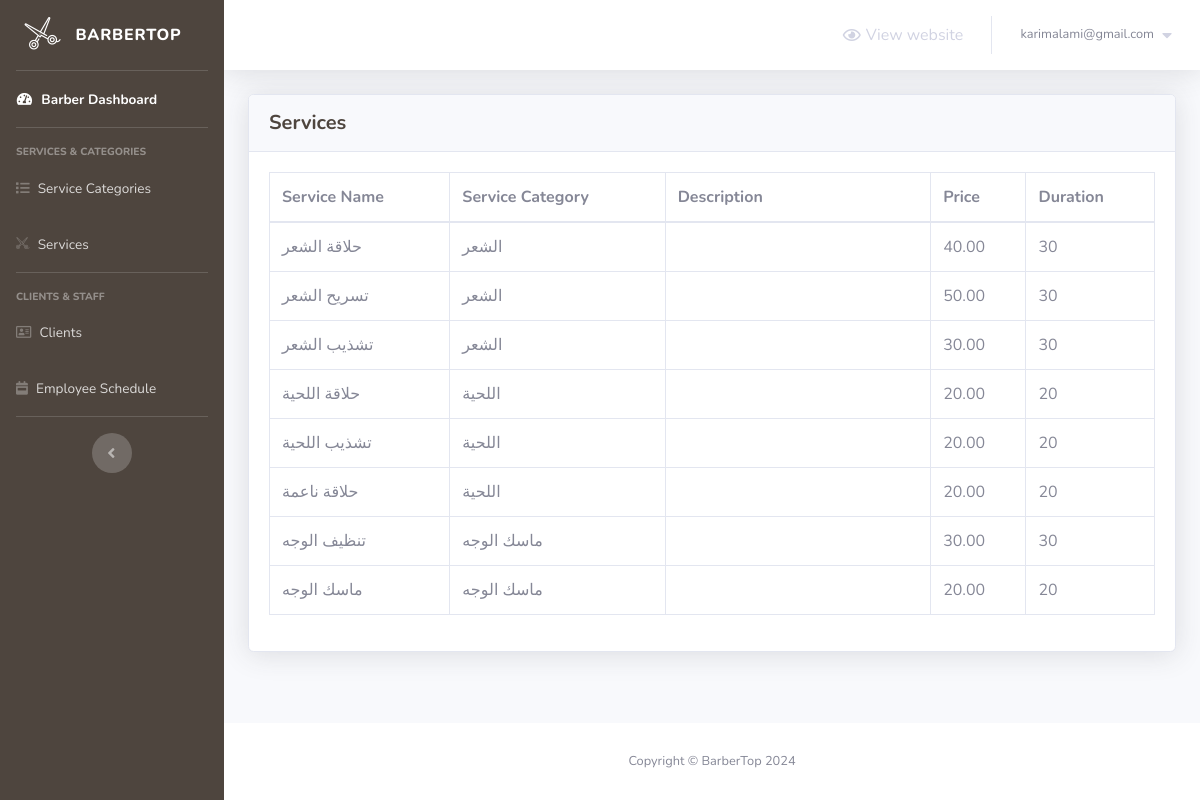
The page /barber/services.php (signed in) on the database its author committed.
### tables this page shows
CREATE TABLE `services` (
  `service_id` int(5) NOT NULL,
  `service_name` varchar(50) NOT NULL,
  `service_description` varchar(255) NOT NULL,
  `service_price` decimal(6,2) NOT NULL,
  `service_duration` int(5) NOT NULL,
  `category_id` int(2) NOT NULL
);

CREATE TABLE `service_categories` (
  `category_id` int(2) NOT NULL,
  `category_name` varchar(50) NOT NULL
);

### barber/services.php (the view, shortened to what this page needs)
<?php
    include 'connect.php';
    include 'Includes/header.php';
    if(isset($_SESSION['email_barbertop']) && isset($_SESSION['password_barbertop']))
    {
?>
        <div class="container-fluid">
            <?php
                    $stmt = $con->prepare("SELECT * FROM services s, service_categories sc where s.category_id = sc.category_id");
                    $stmt->execute();
                    $rows_services = $stmt->fetchAll();
                ?>
                    <div class="card shadow mb-4">
                        <div class="card-header py-3">
                            <h5 class="m-0 font-weight-bold text-primary">Services</h5>
                        </div>
                        <div class="card-body">
                            <table class="table table-bordered">
                                <thead>
                                    <tr>
                                        <th scope="col">Service Name</th>
                                        <th scope="col">Service Category</th>
                                        <th scope="col">Description</th>
                                        <th scope="col">Price</th>
                                        <th scope="col">Duration</th>
                                    </tr>
                                </thead>
                                <tbody>
                                    <?php
                                        foreach($rows_services as $service)
                                        {
                                            echo "<tr>";
                                                echo "<td>";
                                                    echo $service['service_name'];
                                                echo "</td>";
                                                echo "<td>";
                                                    echo $service['category_name'];
                                                echo "</td>";
                                                echo "<td style = 'width:30%'>";
                                                echo "</td>";
                                                echo "<td>";
                                                    echo $service['service_price'];
                                                echo "</td>";
                                                echo "<td>";
                                                    echo $service['service_duration'];
                                                echo "</td>";
                                            echo "</tr>";
                                        }
                                    ?>
                                </tbody>
                            </table>
                        </div>
                    </div>
        </div>
<?php
        include 'Includes/footer.php';
    }
    else
    {
        header('Location: login.php');
        exit();
    }
?>

### rows shown on the page
services: service_name "حلاقة الشعر", category.category_name "الشعر", service_price "40.00", service_duration "30"
services: service_name "تسريح الشعر", category.category_name "الشعر", service_price "50.00", service_duration "30"
services: service_name "تشذيب الشعر", category.category_name "الشعر", service_price "30.00", service_duration "30"
services: service_name "حلاقة اللحية", category.category_name "اللحية", service_price "20.00", service_duration "20"
services: service_name "تشذيب اللحية", category.category_name "اللحية", service_price "20.00", service_duration "20"
services: service_name "حلاقة ناعمة", category.category_name "اللحية", service_price "20.00", service_duration "20"
services: service_name "تنظيف الوجه", category.category_name "ماسك الوجه", service_price "30.00", service_duration "30"
services: service_name "ماسك الوجه", category.category_name "ماسك الوجه", service_price "20.00", service_duration "20"

### other values the page prints
$_SESSION['email_barbertop'] "karimalami@gmail.com"
